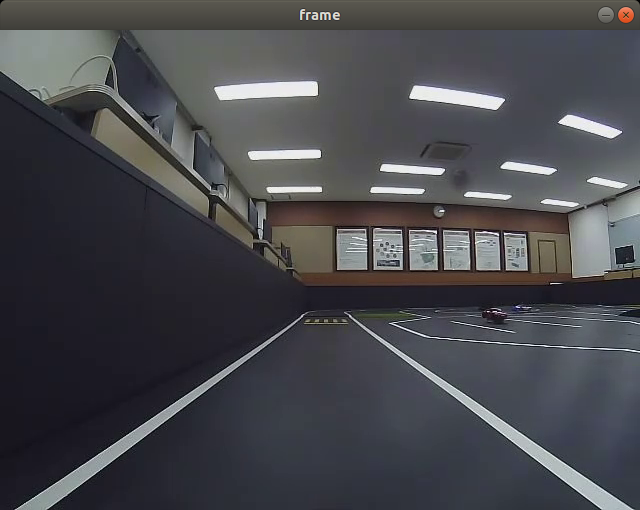
#> input picture image/1.png, 640 x 510 px
$ python -i line_drive2.py   (imports and definitions only)   (Python 2 division)   (older library calls are emulated)
#> lines starting #> are read from the running program, lines starting #| are printed output that depends on the picture; after the words box and inside, x2 and y2 are one past the last pixel; in counts of white or black regions, pixels touching at a corner belong together
#> further down, picture is the input picture: shape (510, 640, 3); mean B, G, R 76.9, 72.4, 71.9
#!/usr/bin/env python
# -*- coding: utf-8 -*-

import numpy as np
import cv2, random, math, copy

Width = 640
Height = 480
warp_Offset = 120
lane_bin_th_l, lane_bin_th_r = 120, 120

# 트랙 동영상 읽어 들이기
# [1 line not run here, left out]
window_title = 'camera'

warp_img_w = Width / 2 #320
warp_img_h = Height / 2 #240

warpx_margin = 20
warpy_margin = 3

# 슬라이딩 윈도우 개수
nwindows = 9
# 슬라이딩 윈도우 넓이
margin = 12
# 선을 그리기 위해 최소한 있어야 할 점의 개수
minpix = 5

lane_bin_th = 125 #145

warp_src  = np.array([
    [30, 355],
    [0,  385],
    [Width-45, 355],
    [Width, 385]
], dtype=np.float32)

warp_dist = np.array([
    [0,0],
    [0,warp_img_h],
    [warp_img_w,0],
    [warp_img_w, warp_img_h]
], dtype=np.float32)

calibrated = True
if calibrated:
    # 자이카 카메라의 Calibration 보정값
    mtx = np.array([
        [422.037858, 0.0, 245.895397],
        [0.0, 435.589734, 163.625535],
        [0.0, 0.0, 1.0]
    ])
    dist = np.array([-0.289296, 0.061035, 0.001786, 0.015238, 0.0])
    cal_mtx, cal_roi = cv2.getOptimalNewCameraMatrix(mtx, dist, (Width, Height), 1, (Width, Height))

# [19 lines left out: functions calibrate_image, warp_image, not called in this run]

def warp_process_image(img):
    global warp_img_w
    global nwindows
    global margin
    global mid_margin
    global minpix
    global lane_bin_th
    global pre_left_lane_inds
    global pre_right_lane_inds
    global lane_bin_th_l, lane_bin_th_r

    # 이미지에서 가우시안 블러링으로 노이즈 제거
    blur = cv2.GaussianBlur(img, (5, 5), 0)

    # HLS 포맷에서 L채널을 이용
    _, L, _ = cv2.split(cv2.cvtColor(blur, cv2.COLOR_BGR2HLS))
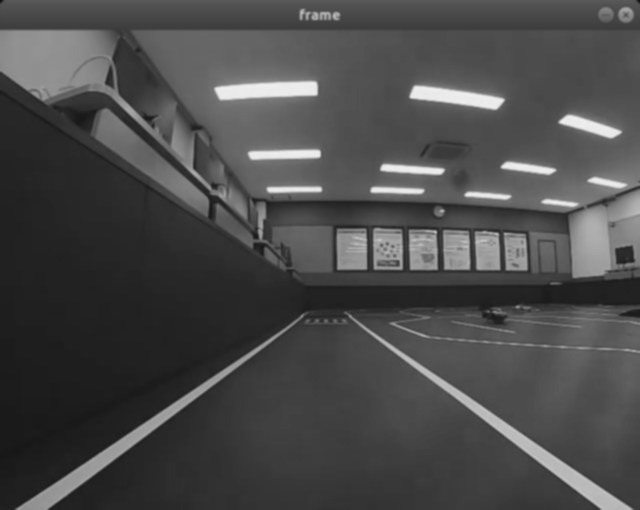
#> L: shape (510, 640); min 12, max 239, mean 74.4
    #lane_bin_th = L.mean() * 1.25 + 20

    lane_bin_th_l = L[:][warp_img_w/2:].mean()
#> lane_bin_th_l = 67.3
    lane_bin_th_r = L[:][warp_img_w/2:].mean() * 0.95 + 35
#> lane_bin_th_r = 98.94

    #print(lane_bin_th_l, lane_bin_th_r)

    #_, lane = cv2.threshold(L, lane_bin_th, 255, cv2.THRESH_BINARY)
    _, lane_l = cv2.threshold(L, lane_bin_th_l, 255, cv2.THRESH_BINARY)
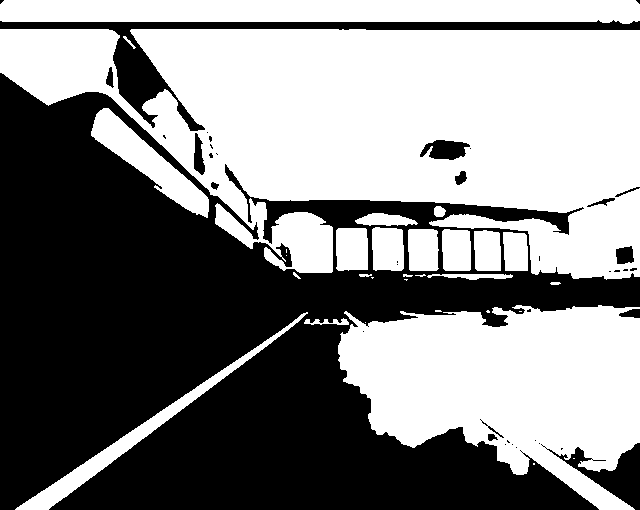
#> lane_l: shape (510, 640); 52.6% white; 39 black regions (25 under 20 px), largest, box (x1, y1, x2, y2) and area: (0, 73, 640, 510) 142975, (0, 20, 640, 131) 7706, (541, 443, 640, 510) 2119
    _, lane_r = cv2.threshold(L, lane_bin_th_r, 255, cv2.THRESH_BINARY)
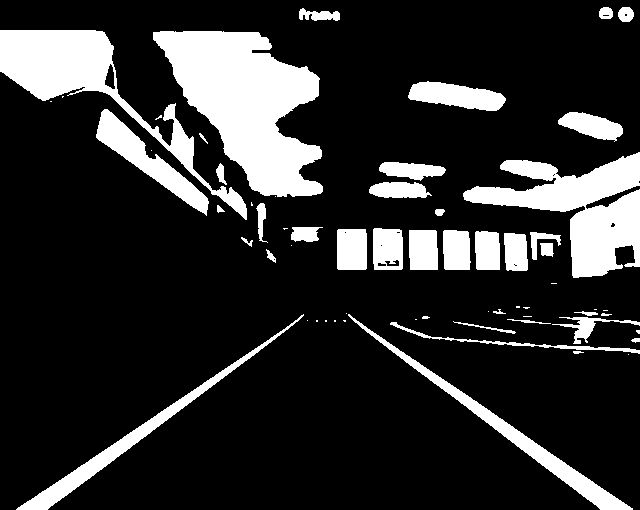
#> lane_r: shape (510, 640); 18.1% white; 63 white regions (25 under 20 px), largest, box (x1, y1, x2, y2) and area: (153, 31, 323, 197) 15719, (463, 152, 640, 278) 9761, (0, 30, 247, 220) 8773
    lane = np.concatenate((lane_l[:warp_img_w/2], lane_r[warp_img_w/2:]), axis=0)
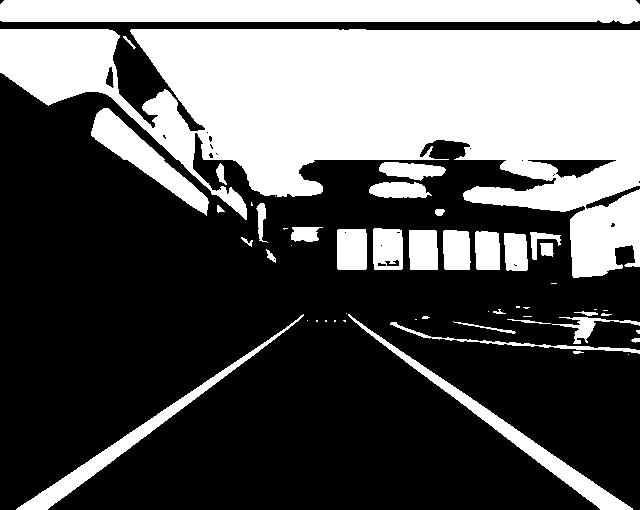
#> lane: shape (510, 640); 36.3% white; 53 white regions (21 under 20 px), largest, box (x1, y1, x2, y2) and area: (0, 29, 640, 278) 82778, (0, 0, 640, 24) 14072, (348, 314, 633, 510) 3692

    # [12 lines of commented-out code are left out]
    histogram = np.sum(lane[lane.shape[0]//2:,:], axis=0)
#> histogram = 640 values, max 19380 at index 586, min 0 at index 0, mean 4886.4
    # x축(x좌표)을 반으로 나누어 왼쪽 차선과 오른쪽 차선을 구분하기
    midpoint = np.int(histogram.shape[0]/2)
#> midpoint = 320
    # 왼쪽 절반 구역에서 흰색 픽셀의 개수가 가장 많은 위치를 슬라이딩 윈도우의 왼쪽 시작 위치로 잡기
    leftx_current = np.argmax(histogram[:midpoint-90])
#> leftx_current = 47
    # 오른쪽 절반 구역에서 흰색 픽셀의 개수가 가장 많은 위치를 슬라이딩 윈도우의 오른쪽 시작 위치로 잡기
    rightx_current = warp_img_w - np.argmax(histogram[histogram.shape[0]:midpoint+87:-1])
#> rightx_current = 267

    window_height = np.int(lane.shape[0]/nwindows)
#> window_height = 56
    nz = lane.nonzero()
#> nz = 118404 positions, rows 0 to 509, columns 0 to 639

    left_lane_inds = []
    right_lane_inds = []

    lx, ly, rx, ry = [], [], [], []

    out_img = np.dstack((lane, lane, lane))*255
#> out_img: shape (510, 640, 3); mean of channels 0, 1, 2 0.363, 0.363, 0.363

    for window in range(nwindows):
        win_yl = lane.shape[0] - (window+1)*window_height
        win_yh = lane.shape[0] - window*window_height

        win_xll = leftx_current - margin
        win_xlh = leftx_current + margin
        win_xrl = rightx_current - margin
        win_xrh = rightx_current + margin

        cv2.rectangle(out_img,(win_xll,win_yl),(win_xlh,win_yh),(0,255,0), 2)
        cv2.rectangle(out_img,(win_xrl,win_yl),(win_xrh,win_yh),(0,255,0), 2)

        # 슬라이딩 윈도우 박스(녹색박스) 하나 안에 있는 흰색 픽셀의 x 좌표를 모두 모으기
        # 왼쪽과 오른쪽 슬라이딩 박스를 따로 작업하기
        good_left_inds = ((nz[0] >= win_yl)&(nz[0] < win_yh)&(nz[1] >= win_xll)&(nz[1] < win_xlh)).nonzero()[0]
        good_right_inds = ((nz[0] >= win_yl)&(nz[0] < win_yh)&(nz[1] >= win_xrl)&(nz[1] < win_xrh)).nonzero()[0]

        left_lane_inds.append(good_left_inds)
        right_lane_inds.append(good_right_inds)

        # 위에서 구한 x좌표 리스트에서 흰색점이 5개 이상인 경우에 한해서 x좌표의 평균값을 구하기
        # 이 값을 위에 쌓을 슬라이딩 윈도우의 중심점으로 사용함(그리고 계속 for 9번 반복)
        if len(good_left_inds) > minpix:
            leftx_current = np.int(np.mean(nz[1][good_left_inds]))
        if len(good_right_inds) > minpix:
            rightx_current = np.int(np.mean(nz[1][good_right_inds]))

        lx.append(leftx_current)
        ly.append((win_yl + win_yh)/2)

        rx.append(rightx_current)
        ry.append((win_yl + win_yh)/2)
#> this loop made 9 passes
#> (win_xll, win_xlh, win_xrl, win_xrh, leftx_current, rightx_current) on passes 8 to 9: (35, 59, 251, 275, 46, 262), (34, 58, 250, 274, 45, 261)
#> (win_xll, win_xlh, win_xrl, win_xrh, rightx_current) on passes 3 to 7: (35, 59, 255, 279, 260), (35, 59, 248, 272, 269), (35, 59, 257, 281, 266), (35, 59, 254, 278, 264), (35, 59, 252, 276, 263)
#> out_img: shape (510, 640, 3); mean of channels 0, 1, 2 0.4, 6.1, 0.4
#> after the loop, left_lane_inds = 9 items; lx = [47, 47, 47, 47, 47, 47, 47, 46, 45]; ly = [482, 426, 370, 314, 258, 202, 146, 90, 34]; right_lane_inds = 9 items; rx = [267, 267, 260, 269, 266, 264, 263, 262, 261]; ry = [482, 426, 370, 314, 258, 202, 146, 90, 34]

    # 슬라이딩 윈도우의 중심점(x좌표)를 1x/1y, rx/ry에 담아두기(9개를 모두 모으기)
    left_lane_inds = np.concatenate(left_lane_inds)
#> left_lane_inds = 2601 values, max 118370 at index 457, min 3854 at index 1425, mean 46224.7
    right_lane_inds = np.concatenate(right_lane_inds)
#> right_lane_inds = 4728 values, max 111798 at index 67, min 4070 at index 3552, mean 59033.4

    #left_fit = np.polyfit(nz[0][left_lane_inds], nz[1][left_lane_inds], 2)
    #right_fit = np.polyfit(nz[0][right_lane_inds] , nz[1][right_lane_inds], 2)

    # 슬라이딩 윈도우의 중심점(x좌표) 9개를 가지고 2차 함수를 만들어내기
    lfit = np.polyfit(np.array(ly),np.array(lx),2)
#> lfit = [-2.17e-05, 0.0145, 44.83]
    rfit = np.polyfit(np.array(ry),np.array(rx),2)
#> rfit = [-2.69e-05, 0.0252, 260.2]

    # 기존 하얀색 차선 픽셀을 왼쪽과 오른쪽 각각 파란색과 빨간색으로 색상 변경
    out_img[nz[0][left_lane_inds], nz[1][left_lane_inds]] = [255, 0, 0]
#> out_img: shape (510, 640, 3); mean of channels 0, 1, 2 2.4, 5.7, 0.3
    out_img[nz[0][right_lane_inds] , nz[1][right_lane_inds]] = [0, 0, 255]
#> out_img: shape (510, 640, 3); mean of channels 0, 1, 2 2.4, 5.1, 4
    cv2.imshow("viewer", out_img)

    #return left_fit, right_fit
    return lfit, rfit

# [92 lines left out: functions get_pos_from_fit, draw_lane, draw_steer, start, not called in this run]

# [2 lines not run here, left out]

>>> import cv2
>>> picture = cv2.imread('../../../image/1.png')
>>> result = warp_process_image(picture)
#> result = ([-2.17e-05, 0.0145, 44.83], [-2.69e-05, 0.0252, 260.2])

$ run again, on image/10.png
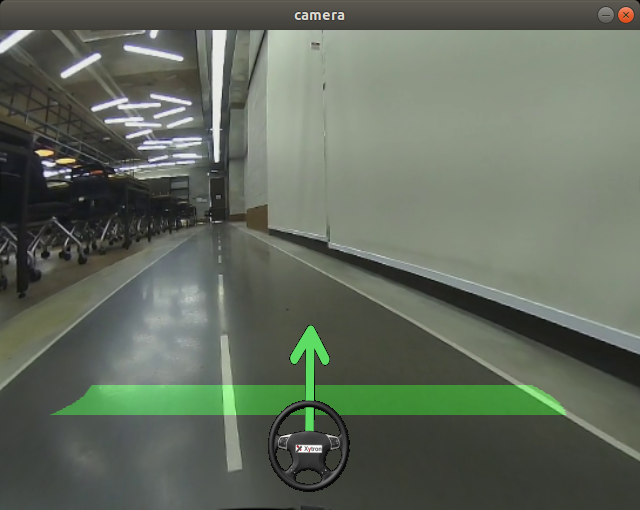
#> input picture image/10.png, 640 x 510 px
#> picture is the input picture: shape (510, 640, 3); mean B, G, R 93.9, 107.2, 98.7
#> lane_bin_th_l = 92.1
#> lane_bin_th_r = 122.5
#> in warp_process_image, `_, lane_l = cv2.threshold(L, lane_bin_th_l, 255, cv2.THRESH_BINARY)`:
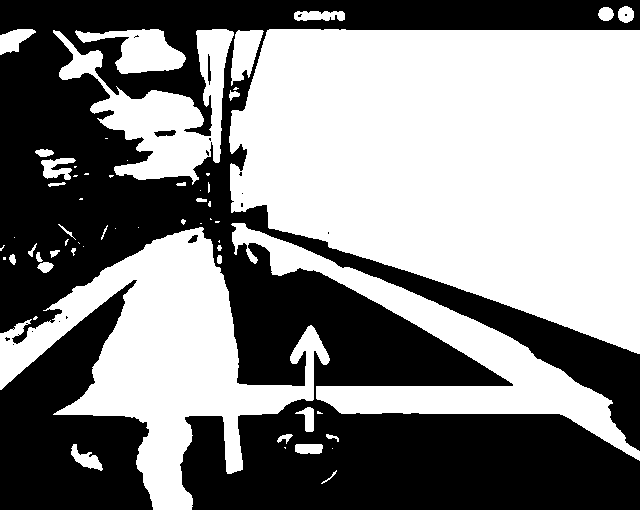
#> lane_l: shape (510, 640); 52.4% white; 19 black regions (14 under 20 px), largest, box (x1, y1, x2, y2) and area: (0, 0, 640, 510) 135183, (0, 280, 153, 510) 19927, (154, 130, 176, 137) 102, (208, 54, 211, 85) 66, (188, 235, 198, 243) 49
#> lane_r: shape (510, 640); 38% white; 45 white regions (16 under 20 px), largest, box (x1, y1, x2, y2) and area: (246, 30, 640, 353) 98067, (90, 274, 243, 471) 12947, (91, 93, 203, 180) 4373
#> in warp_process_image, `lane = np.concatenate((lane_l[:warp_img_w/2], lane_r[warp_img_w/2:]), ..`:
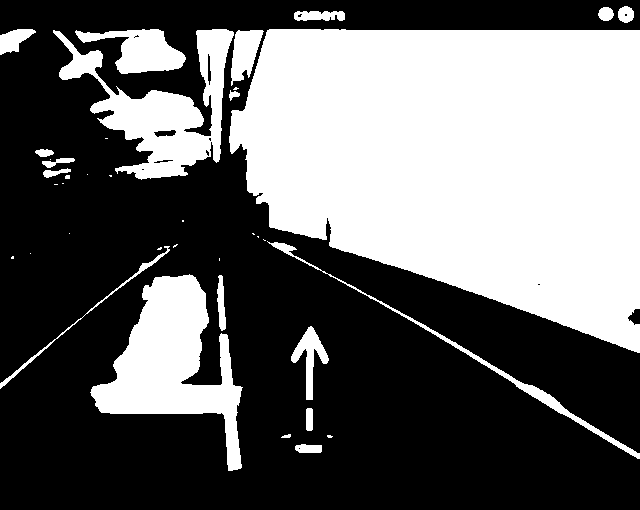
#> lane: shape (510, 640); 40.4% white; 39 white regions (19 under 20 px), largest, box (x1, y1, x2, y2) and area: (229, 29, 640, 353) 99151, (90, 274, 243, 471) 12947, (53, 29, 234, 180) 9791
#> histogram = 640 values, max 36210 at index 155, min 0 at index 243, mean 12068.7
#> in warp_process_image, `leftx_current = np.argmax(histogram[:midpoint-90])`: leftx_current = 155
#> in warp_process_image, `rightx_current = warp_img_w - np.argmax(histogram[histogram.shape[0]:m..`: rightx_current = 308
#> nz = 131712 positions, rows 6 to 470, columns 0 to 639
#> the loop in warp_process_image, `for window in range(nwindows):` made 9 passes
#> (win_xll, win_xlh, win_xrl, win_xrh, leftx_current, rightx_current) on passes 2 to 9: (143, 167, 296, 320, 154, 308), (142, 166, 296, 320, 153, 308), (141, 165, 296, 320, 153, 309), (141, 165, 297, 321, 154, 309), (142, 166, 297, 321, 152, 308), (140, 164, 296, 320, 151, 307), (139, 163, 295, 319, 150, 306), (138, 162, 294, 318, 149, 305)
#> after the loop in warp_process_image, `for window in range(nwindows):`: left_lane_inds = 9 items; lx = [155, 154, 153, 153, 154, 152, 151, 150, 149]; ly = [482, 426, 370, 314, 258, 202, 146, 90, 34]; right_lane_inds = 9 items; rx = [308, 308, 308, 309, 309, 308, 307, 306, 305]; ry = [482, 426, 370, 314, 258, 202, 146, 90, 34]
#> in warp_process_image, `left_lane_inds = np.concatenate(left_lane_inds)`: left_lane_inds = 6098 values, max 130103 at index 383, min 820 at index 5320, mean 81441.7
#> in warp_process_image, `right_lane_inds = np.concatenate(right_lane_inds)`: right_lane_inds = 6395 values, max 131421 at index 361, min 93 at index 5400, mean 63025.7
#> lfit = [-1.97e-05, 0.0224, 148.3]
#> rfit = [-4.38e-05, 0.0289, 303.9]
#> result = ([-1.97e-05, 0.0224, 148.3], [-4.38e-05, 0.0289, 303.9])

$ run again, on image/11.png
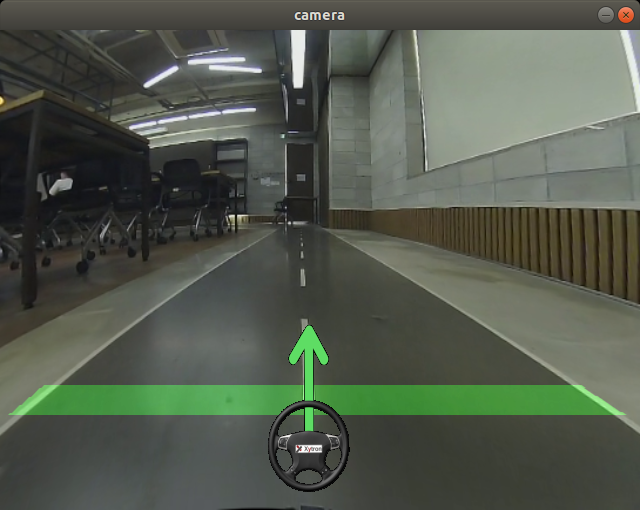
#> input picture image/11.png, 640 x 510 px
#> picture is the input picture: shape (510, 640, 3); mean B, G, R 77.3, 89.9, 82.7
#> lane_bin_th_l = 77.28
#> lane_bin_th_r = 108.4
#> in warp_process_image, `_, lane_l = cv2.threshold(L, lane_bin_th_l, 255, cv2.THRESH_BINARY)`:
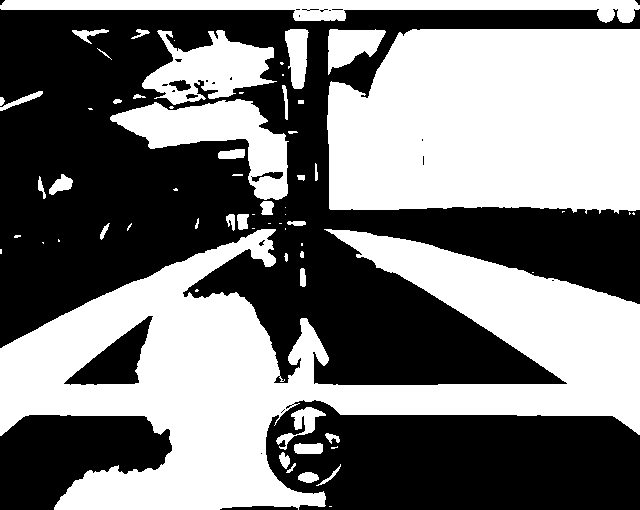
#> lane_l: shape (510, 640); 48.1% white; 66 white regions (27 under 20 px), largest, box (x1, y1, x2, y2) and area: (0, 229, 640, 510) 77786, (327, 29, 640, 214) 52719, (110, 99, 289, 200) 7325
#> lane_r: shape (510, 640); 23.9% white; 57 white regions (23 under 20 px), largest, box (x1, y1, x2, y2) and area: (359, 29, 640, 209) 44409, (354, 245, 640, 433) 13839, (119, 319, 328, 415) 6310
#> in warp_process_image, `lane = np.concatenate((lane_l[:warp_img_w/2], lane_r[warp_img_w/2:]), ..`:
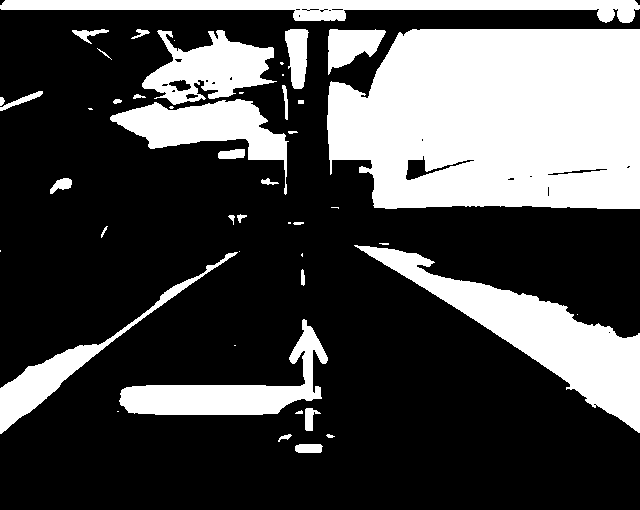
#> lane: shape (510, 640); 29.9% white; 47 white regions (15 under 20 px), largest, box (x1, y1, x2, y2) and area: (327, 29, 640, 209) 49754, (354, 245, 640, 433) 13839, (0, 0, 640, 23) 7265
#> histogram = 640 values, max 28815 at index 306, min 0 at index 335, mean 9786
#> in warp_process_image, `leftx_current = np.argmax(histogram[:midpoint-90])`: leftx_current = 1
#> in warp_process_image, `rightx_current = warp_img_w - np.argmax(histogram[histogram.shape[0]:m..`: rightx_current = 320
#> nz = 97553 positions, rows 0 to 452, columns 0 to 639
#> the loop in warp_process_image, `for window in range(nwindows):` made 9 passes
#> (win_xll, win_xlh, win_xrl, win_xrh, leftx_current, rightx_current) on passes 2, 3, 8, 9: (-11, 13, 308, 332, 5, 313), (-7, 17, 301, 325, 8, 310), (-4, 20, 275, 299, 7, 290), (-5, 19, 278, 302, 9, 293)
#> after the loop in warp_process_image, `for window in range(nwindows):`: left_lane_inds = 9 items; lx = [1, 5, 8, 8, 8, 8, 8, 7, 9]; ly = [482, 426, 370, 314, 258, 202, 146, 90, 34]; right_lane_inds = 9 items; rx = [320, 313, 310, 307, 302, 297, 287, 290, 293]; ry = [482, 426, 370, 314, 258, 202, 146, 90, 34]
#> in warp_process_image, `left_lane_inds = np.concatenate(left_lane_inds)`: left_lane_inds = 873 values, max 97248 at index 409, min 3808 at index 798, mean 77344.6
#> in warp_process_image, `right_lane_inds = np.concatenate(right_lane_inds)`: right_lane_inds = 2603 values, max 97552 at index 303, min 4086 at index 1938, mean 58302.5
#> lfit = [-6.76e-05, 0.0236, 6.72]
#> rfit = [0.000104, 0.0157, 289]
#> result = ([-6.76e-05, 0.0236, 6.72], [0.000104, 0.0157, 289])

$ run again, on image/12.png
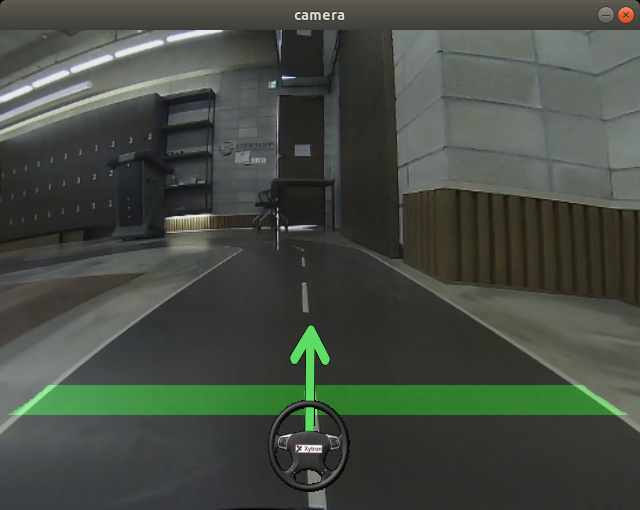
#> input picture image/12.png, 640 x 510 px
#> picture is the input picture: shape (510, 640, 3); mean B, G, R 67.1, 75.6, 69.2
#> lane_bin_th_l = 63.63
#> lane_bin_th_r = 95.44
#> in warp_process_image, `_, lane_l = cv2.threshold(L, lane_bin_th_l, 255, cv2.THRESH_BINARY)`:
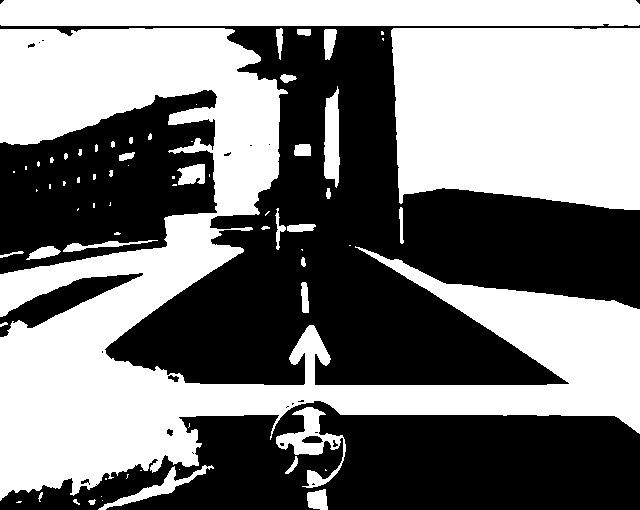
#> lane_l: shape (510, 640); 49.5% white; 69 white regions (33 under 20 px), largest, box (x1, y1, x2, y2) and area: (0, 28, 640, 501) 95790, (391, 28, 640, 210) 41608, (0, 0, 640, 26) 16604
#> lane_r: shape (510, 640); 23.1% white; 52 white regions (20 under 20 px), largest, box (x1, y1, x2, y2) and area: (393, 30, 640, 209) 38430, (0, 278, 228, 440) 13709, (0, 29, 227, 141) 13158
#> in warp_process_image, `lane = np.concatenate((lane_l[:warp_img_w/2], lane_r[warp_img_w/2:]), ..`:
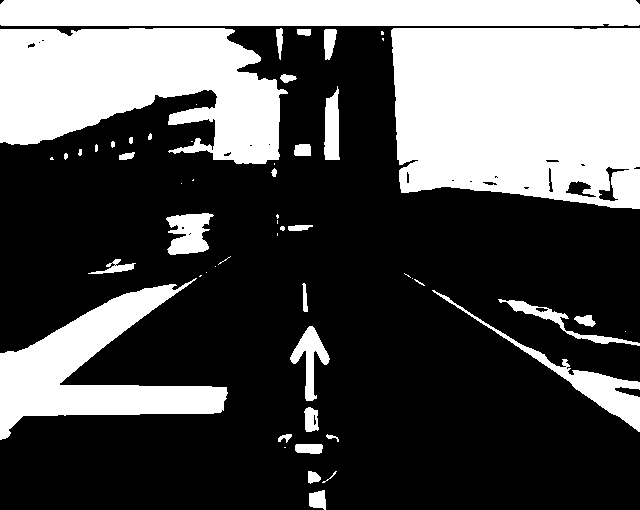
#> lane: shape (510, 640); 33.1% white; 54 white regions (19 under 20 px), largest, box (x1, y1, x2, y2) and area: (391, 28, 640, 209) 40502, (0, 28, 288, 164) 26995, (0, 0, 640, 26) 16604
#> histogram = 640 values, max 34935 at index 310, min 0 at index 231, mean 8115.4
#> in warp_process_image, `leftx_current = np.argmax(histogram[:midpoint-90])`: leftx_current = 0
#> in warp_process_image, `rightx_current = warp_img_w - np.argmax(histogram[histogram.shape[0]:m..`: rightx_current = 318
#> nz = 108009 positions, rows 0 to 509, columns 0 to 639
#> the loop in warp_process_image, `for window in range(nwindows):` made 9 passes
#> (win_xll, win_xlh, win_xrl, win_xrh, leftx_current, rightx_current) on passes 2, 3, 7, 8, 9: (-12, 12, 304, 328, 5, 311), (-7, 17, 299, 323, 8, 310), (-4, 20, 287, 311, 9, 302), (-3, 21, 290, 314, 10, 292), (-2, 22, 280, 304, 10, 290)
#> after the loop in warp_process_image, `for window in range(nwindows):`: left_lane_inds = 9 items; lx = [0, 5, 8, 8, 8, 8, 9, 10, 10]; ly = [482, 426, 370, 314, 258, 202, 146, 90, 34]; right_lane_inds = 9 items; rx = [316, 311, 310, 308, 301, 299, 302, 292, 290]; ry = [482, 426, 370, 314, 258, 202, 146, 90, 34]
#> in warp_process_image, `left_lane_inds = np.concatenate(left_lane_inds)`: left_lane_inds = 4103 values, max 107310 at index 465, min 3820 at index 2938, mean 57989
#> in warp_process_image, `right_lane_inds = np.concatenate(right_lane_inds)`: right_lane_inds = 2824 values, max 108008 at index 402, min 4100 at index 2235, mean 79081.7
#> lfit = [-6.32e-05, 0.0156, 8.83]
#> rfit = [-1.59e-05, 0.0635, 288.2]
#> result = ([-6.32e-05, 0.0156, 8.83], [-1.59e-05, 0.0635, 288.2])
